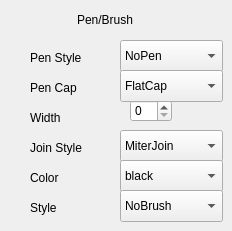
   <widget class="QWidget" name="page">
    <widget class="QLabel" name="label_30">
     <property name="geometry">
      <rect>
       <x>30</x>
       <y>50</y>
       <width>58</width>
       <height>16</height>
      </rect>
     </property>
     <property name="text">
      <string>Pen Style</string>
     </property>
    </widget>
    <widget class="QComboBox" name="penStyle">
     <property name="geometry">
      <rect>
       <x>120</x>
       <y>40</y>
       <width>103</width>
       <height>32</height>
      </rect>
     </property>
     <item>
      <property name="text">
       <string>NoPen</string>
      </property>
     </item>
     <item>
      <property name="text">
       <string>SolidLine</string>
      </property>
     </item>
     <item>
      <property name="text">
       <string>DashLine</string>
      </property>
     </item>
     <item>
      <property name="text">
       <string>DotLine</string>
      </property>
     </item>
     <item>
      <property name="text">
       <string>DashDotLine</string>
      </property>
     </item>
     <item>
      <property name="text">
       <string>DashDotDotLine</string>
      </property>
     </item>
    </widget>
    <widget class="QLabel" name="label_31">
     <property name="geometry">
      <rect>
       <x>30</x>
       <y>80</y>
       <width>58</width>
       <height>16</height>
      </rect>
     </property>
     <property name="text">
      <string>Pen Cap</string>
     </property>
    </widget>
    <widget class="QComboBox" name="penCap">
     <property name="geometry">
      <rect>
       <x>120</x>
       <y>70</y>
       <width>103</width>
       <height>32</height>
      </rect>
     </property>
     <item>
      <property name="text">
       <string>FlatCap</string>
      </property>
     </item>
     <item>
      <property name="text">
       <string>SquareCap</string>
      </property>
     </item>
     <item>
      <property name="text">
       <string>RoundCap</string>
      </property>
     </item>
    </widget>
    <widget class="QLabel" name="label_32">
     <property name="geometry">
      <rect>
       <x>30</x>
       <y>110</y>
       <width>58</width>
       <height>16</height>
      </rect>
     </property>
     <property name="text">
      <string>Width</string>
     </property>
    </widget>
    <widget class="QLabel" name="label_55">
     <property name="geometry">
      <rect>
       <x>30</x>
       <y>140</y>
       <width>58</width>
       <height>16</height>
      </rect>
     </property>
     <property name="text">
      <string>Join Style</string>
     </property>
    </widget>
    <widget class="QSpinBox" name="width">
     <property name="geometry">
      <rect>
       <x>130</x>
       <y>100</y>
       <width>42</width>
       <height>22</height>
      </rect>
     </property>
    </widget>
    <widget class="QComboBox" name="joinStyle">
     <property name="geometry">
      <rect>
       <x>120</x>
       <y>130</y>
       <width>103</width>
       <height>32</height>
      </rect>
     </property>
     <item>
      <property name="text">
       <string>MiterJoin</string>
      </property>
     </item>
     <item>
      <property name="text">
       <string>BevelJoin</string>
      </property>
     </item>
     <item>
      <property name="text">
       <string>RoundJoin</string>
      </property>
     </item>
    </widget>
    <widget class="QLabel" name="label_56">
     <property name="geometry">
      <rect>
       <x>30</x>
       <y>170</y>
       <width>58</width>
       <height>16</height>
      </rect>
     </property>
     <property name="text">
      <string>Color</string>
     </property>
    </widget>
    <widget class="QLabel" name="label_57">
     <property name="geometry">
      <rect>
       <x>30</x>
       <y>200</y>
       <width>58</width>
       <height>16</height>
      </rect>
     </property>
     <property name="text">
      <string>Style</string>
     </property>
    </widget>
    <widget class="QComboBox" name="color">
     <property name="geometry">
      <rect>
       <x>120</x>
       <y>160</y>
       <width>103</width>
       <height>32</height>
      </rect>
     </property>
     <item>
      <property name="text">
       <string>black</string>
      </property>
     </item>
     <item>
      <property name="text">
       <string>white</string>
      </property>
     </item>
     <item>
      <property name="text">
       <string>darkGray</string>
      </property>
     </item>
     <item>
      <property name="text">
       <string>gray</string>
      </property>
     </item>
     <item>
      <property name="text">
       <string>lightGray</string>
      </property>
     </item>
     <item>
      <property name="text">
       <string>red</string>
      </property>
     </item>
     <item>
      <property name="text">
       <string>green</string>
      </property>
     </item>
     <item>
      <property name="text">
       <string>blue</string>
      </property>
     </item>
     <item>
      <property name="text">
       <string>cyan</string>
      </property>
     </item>
     <item>
      <property name="text">
       <string>magenta</string>
      </property>
     </item>
     <item>
      <property name="text">
       <string>yellow</string>
      </property>
     </item>
     <item>
      <property name="text">
       <string>darkRed</string>
      </property>
     </item>
     <item>
      <property name="text">
       <string>darkGreen</string>
      </property>
     </item>
     <item>
      <property name="text">
       <string>darkBlue</string>
      </property>
     </item>
     <item>
      <property name="text">
       <string>darkCyan</string>
      </property>
     </item>
     <item>
      <property name="text">
       <string>darkMagenta</string>
      </property>
     </item>
     <item>
      <property name="text">
       <string>darkYellow</string>
      </property>
     </item>
    </widget>
    <widget class="QComboBox" name="style">
     <property name="geometry">
      <rect>
       <x>120</x>
       <y>190</y>
       <width>103</width>
       <height>32</height>
      </rect>
     </property>
     <item>
      <property name="text">
       <string>NoBrush</string>
      </property>
     </item>
     <item>
      <property name="text">
       <string>SolidPattern</string>
      </property>
     </item>
     <item>
      <property name="text">
       <string>Dense1Pattern</string>
      </property>
     </item>
     <item>
      <property name="text">
       <string>Dense2Pattern</string>
      </property>
     </item>
     <item>
      <property name="text">
       <string>Dense3Pattern</string>
      </property>
     </item>
     <item>
      <property name="text">
       <string>Dense4Pattern</string>
      </property>
     </item>
     <item>
      <property name="text">
       <string>Dense5Pattern</string>
      </property>
     </item>
     <item>
      <property name="text">
       <string>Dense6Pattern</string>
      </property>
     </item>
     <item>
      <property name="text">
       <string>Dense7Pattern</string>
      </property>
     </item>
     <item>
      <property name="text">
       <string>HorPattern</string>
      </property>
     </item>
     <item>
      <property name="text">
       <string>VerPattern</string>
      </property>
     </item>
     <item>
      <property name="text">
       <string>CrossPattern</string>
      </property>
     </item>
     <item>
      <property name="text">
       <string>BDiagPattern</string>
      </property>
     </item>
     <item>
      <property name="text">
       <string>FDiagPattern</string>
      </property>
     </item>
     <item>
      <property name="text">
       <string>DiagCrossPattern</string>
      </property>
     </item>
    </widget>
    <widget class="QLabel" name="label_58">
     <property name="geometry">
      <rect>
       <x>77</x>
       <y>10</y>
       <width>81</width>
       <height>20</height>
      </rect>
     </property>
     <property name="text">
      <string>Pen/Brush </string>
     </property>
    </widget>
   </widget>
